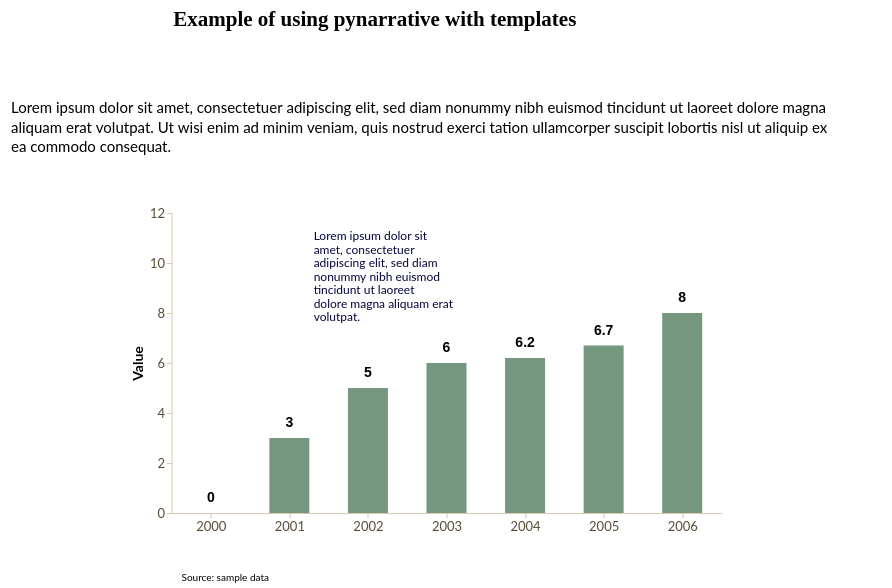

Here is the notebook cell this chart was saved with:
### Markdown cell above
Data story with **bar chart**

### Code cell
story = (
    pn.Story(
    #Builing the Story class object
        data = year_value,
        template = greenTemplate #Using greenTemplate
    )

    #Method invocation
    #Bar chart
    .mark_bar(
        size = 40
    )

    #Data encoding
    .encode(
        #We need both quantitative axis to add annotation
        x = alt.X(
            "year:Q",
            title = "", 
            axis = alt.Axis(
                format = "d",
                values = list(range(2000, 2007))
            ),
            # scale = alt.Scale(domain=[2000, 2006])
        ),
        y = alt.Y(
            "value:Q",
            title = "Value",
            scale = alt.Scale(domain=[0, 12])
        )
    )
    
    #Data source
    .add_source(
        text = "Source: sample data",
        position = "bottom",
        align = "left"
    )
    
    #Title and subtitle
    .add_title(
        title = "Example of using pynarrative with templates",
        align = "left"
    )

    .add_context(
        text = "Lorem ipsum dolor sit amet, consectetuer adipiscing elit, sed diam nonummy nibh euismod tincidunt ut laoreet dolore magna aliquam erat volutpat. Ut wisi enim ad minim veniam, quis nostrud exerci tation ullamcorper suscipit lobortis nisl ut aliquip ex ea commodo consequat.",
        position = "top",
        title = ""
    )

    .add_labels_chart(
        values = "value:Q",
        font_weight = "bold",
        font_size = 14,
        dy = -15
    )

    .add_annotation(
        x = 2003,
        y = 5,
        text = "Lorem ipsum dolor sit amet, consectetuer adipiscing elit, sed diam nonummy nibh euismod tincidunt ut laoreet dolore magna aliquam erat volutpat.",
        text_color = "#05053D",
        dy = -250,
        dx = -170
    )

    .render()
)

story

### Figure 1 — Vega-Lite specification as saved in the notebook (floating-point values rounded to 4 significant figures)
{"config": {"view": {"continuousWidth": 300, "continuousHeight": 300, "strokeWidth": 0}, "axis": {"domainColor": "#d8c9ad", "grid": false, "labelColor": "#594a37", "labelFont": "Lato", "labelFontSize": 13, "tickColor": "#d8c9ad", "titleColor": "#000000", "titleFont": "Lato", "titleFontSize": 14}, "axisX": {"labelAngle": 0, "labelExpr": "length(datum.label) > 12 ? replace(datum.label, /\\s+/, '\\n') : datum.label", "labelLineHeight": 14}, "bar": {"color": "rgb(117, 151, 127)"}, "legend": {"labelColor": "#594a37", "labelFont": "Lato", "labelFontSize": 12, "titleColor": "#000000", "titleFont": "Lato", "titleFontSize": 12}, "line": {"color": "rgb(117, 151, 127)"}, "mark": {"strokeWidth": 2.5}, "point": {"color": "#000000", "filled": true, "size": 75}, "range": {"category": ["rgb(117, 151, 127)", "rgb(187, 221, 197)", "#348035", "#a46cc2", "#d96027"]}, "title": {"color": "#000000", "font": "Lato", "fontSize": 21}}, "vconcat": [{"layer": [{"mark": {"type": "rect", "color": "transparent"}}, {"mark": {"type": "text", "align": "left", "baseline": "top", "color": "#000000", "font": "Montserrat", "fontSize": 21, "fontWeight": "bold", "text": "Example of using pynarrative with templates"}, "encoding": {"x": {"value": 10}, "y": {"value": 4}}}], "data": {"name": "data-6fad5c34291b82fc9632cbce143d677a"}, "height": 70, "width": 566.5}, {"vconcat": [{"layer": [{"mark": {"type": "rect", "color": "transparent", "cornerRadius": 24.0, "opacity": 1.0, "stroke": "transparent", "strokeWidth": 2.0}, "encoding": {"x": {"value": 0}, "x2": {"value": 880.0}, "y": {"value": 0}, "y2": {"value": 90.0}}}, {"mark": {"type": "text", "align": "left", "baseline": "top", "color": "rgb(0, 0, 0)", "font": "Lato", "fontSize": 15, "fontStyle": "normal", "fontWeight": "normal", "lineBreak": "\n", "lineHeight": 19.5, "text": "Lorem ipsum dolor sit amet, consectetuer adipiscing elit, sed diam nonummy nibh euismod tincidunt ut laoreet dolore magna\naliquam erat volutpat. Ut wisi enim ad minim veniam, quis nostrud exerci tation ullamcorper suscipit lobortis nisl ut aliquip ex\nea commodo consequat."}, "encoding": {"x": {"value": 5}, "y": {"value": 5}}}], "data": {"name": "data-6fad5c34291b82fc9632cbce143d677a"}, "height": 90.0, "width": 880.0}, {"layer": [{"mark": {"type": "bar", "size": 40}, "encoding": {"x": {"axis": {"format": "d", "values": [2000, 2001, 2002, 2003, 2004, 2005, 2006]}, "field": "year", "title": "", "type": "quantitative"}, "y": {"field": "value", "scale": {"domain": [0, 12]}, "title": "Value", "type": "quantitative"}}}, {"mark": {"type": "text", "align": "center", "angle": 0, "color": "rgb(0, 0, 0)", "dx": 0, "dy": -15, "fontSize": 14, "fontWeight": "bold", "lineBreak": "\n"}, "encoding": {"text": {"field": "value", "type": "quantitative"}, "x": {"axis": {"format": "d", "values": [2000, 2001, 2002, 2003, 2004, 2005, 2006]}, "field": "year", "title": "", "type": "quantitative"}, "y": {"field": "value", "scale": {"domain": [0, 12]}, "title": "Value", "type": "quantitative"}}}, {"data": {"name": "data-6fad5c34291b82fc9632cbce143d677a"}, "mark": {"type": "text", "align": "left", "baseline": "top", "color": "rgb(0, 0, 0)", "font": "Lato", "fontSize": 10, "lineBreak": "\n", "text": "Source: sample data"}, "encoding": {"x": {"value": 10}, "y": {"value": 360}}}, {"layer": [{"mark": {"type": "rect", "color": "rgba(255, 255, 255, 0.5)", "cornerRadius": 24.0, "dx": -170, "dy": -250, "opacity": 1, "stroke": "transparent", "strokeWidth": 2.0}, "encoding": {"x": {"field": "box_x1", "type": "quantitative"}, "x2": {"field": "box_x2"}, "y": {"field": "box_y1", "type": "quantitative"}, "y2": {"field": "box_y2"}}}, {"mark": {"type": "text", "align": "left", "baseline": "top", "color": "#05053D", "font": "Lato", "fontSize": 12, "lineBreak": "\n", "lineHeight": 13.5, "text": ["Lorem ipsum dolor sit", "amet, consectetuer", "adipiscing elit, sed diam", "nonummy nibh euismod", "tincidunt ut laoreet", "dolore magna aliquam erat", "volutpat."]}, "encoding": {"x": {"field": "text_x", "type": "quantitative"}, "y": {"field": "text_y", "type": "quantitative"}}}], "data": {"name": "data-5d9f8179e8969d2f2b66e866ce1b314f"}}], "data": {"name": "data-2f65385dbddc169fd936d447c4078954"}, "height": 300, "width": 550}], "center": true}], "center": true, "resolve": {"axis": {"x": "shared", "y": "shared"}}, "$schema": "https://vega.github.io/schema/vega-lite/v6.4.1.json", "datasets": {"data-6fad5c34291b82fc9632cbce143d677a": [{"_": 0}], "data-2f65385dbddc169fd936d447c4078954": [{"year": 2000, "value": 0.0}, {"year": 2001, "value": 3.0}, {"year": 2002, "value": 5.0}, {"year": 2003, "value": 6.0}, {"year": 2004, "value": 6.2}, {"year": 2005, "value": 6.7}, {"year": 2006, "value": 8.0}], "data-5d9f8179e8969d2f2b66e866ce1b314f": [{"subject_x": 2003.0, "subject_y": 5.0, "connector_x": 2002.0, "connector_y": 9.147, "tip_x": 2003.0, "tip_y": 5.207, "box_x1": 2001.0, "box_x2": 2004.0, "box_y1": 7.087, "box_y2": 11.67, "text_x": 2001.0, "text_y": 11.27}]}}
